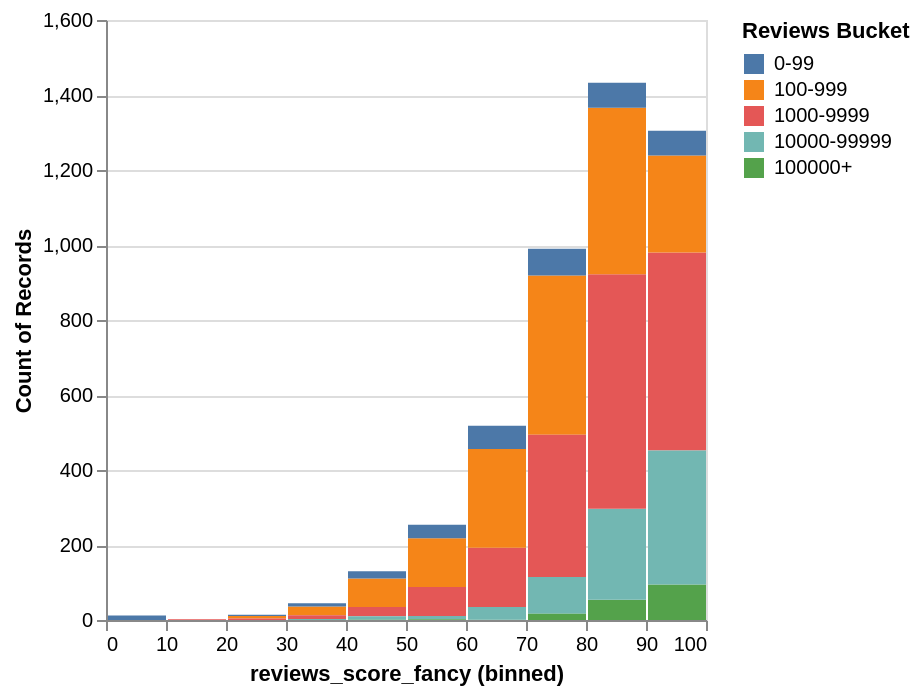

Write a Vega-Lite specification for this figure.
### Vega-Lite specification from a JSON file in a GitHub repository (floating-point values rounded to 4 significant figures; data arrays with more than 128 entries replaced by an {"elided": "..."} marker saying what was removed)
{"config": {"view": {"continuousWidth": 300, "continuousHeight": 300}}, "data": {"name": "data-dc589e0aee75a2225fd40cd33d837310"}, "mark": {"type": "bar"}, "encoding": {"color": {"field": "reviews_bucket", "sort": ["0-99", "100-999", "1000-9999", "10000-99999", "100000+"], "title": "Reviews Bucket", "type": "nominal"}, "x": {"bin": true, "field": "reviews_score_fancy", "type": "quantitative"}, "y": {"aggregate": "count", "type": "quantitative"}}, "$schema": "https://vega.github.io/schema/vega-lite/v5.20.1.json", "datasets": {"data-dc589e0aee75a2225fd40cd33d837310": {"elided": "4703 records"}}}
